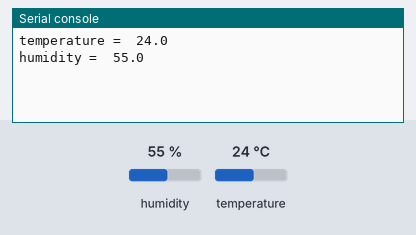
Bench run of a program on a simulated ESP32 board running MicroPython. On the bench: the last lines printed to the serial console. The inputs (shaded band) are chosen by the test bench; at power-on: humidity 55 %, temperature 24 °C.

Above: at 1.2 s.
1.3 s: humidity set to 22 %
At 3.0 s:
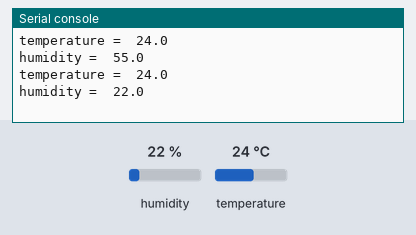
4.0 s: temperature set to 12 °C
At 5.4 s:
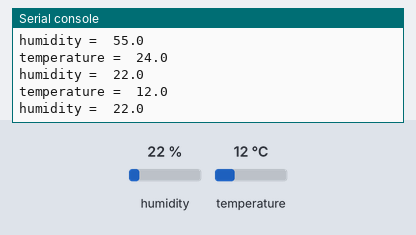
6.7 s: humidity set to 40 %
At 8.9 s:
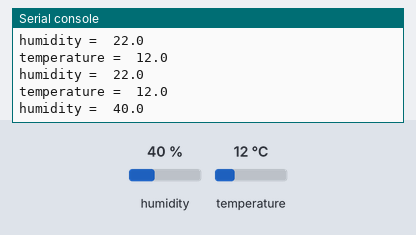
Timing chart, 0 to 10.4 s (numbered marks = the images above; inputs shaded):
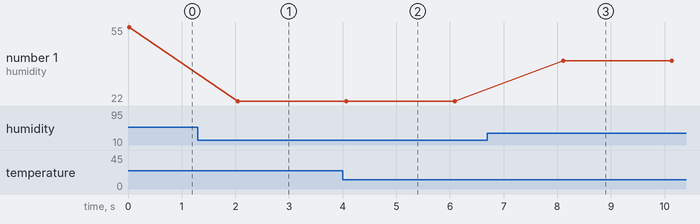

The program:

dht22.py
```python
# dht22.py

import dht
import machine
from utime import sleep_ms
d = dht.DHT22(machine.Pin(4))
while True:

    d.measure()
    temperature=d.temperature()
    humidity=d.humidity()
    print("temperature = ",temperature)
    print("humidity = ",humidity)
    sleep_ms(2000)
```

Measured:
- after the input at 1.3 s, the serial console: prints a new line after 0.75 s (image 1)
- after the input at 4.0 s, the serial console: prints a new line after 0.07 s (image 2)
- after the input at 6.7 s, the serial console: prints a new line after 1.4 s (image 3)
- plotted number 1: 55 → 22 after the input at 1.3 s, 22 → 40 after the input at 6.7 s
